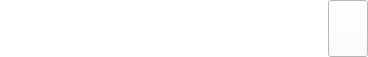
<?xml version="1.0" encoding="UTF-8"?>
<ui version="4.0">
 <class>fileForm</class>
 <widget class="QWidget" name="fileForm">
  <property name="geometry">
   <rect>
    <x>0</x>
    <y>0</y>
    <width>368</width>
    <height>57</height>
   </rect>
  </property>
  <property name="windowTitle">
   <string>Form</string>
  </property>
  <property name="styleSheet">
   <string notr="true">background-color: rgb(255, 255, 255);</string>
  </property>
  <layout class="QHBoxLayout" name="horizontalLayout" stretch="10,75,6">
   <property name="spacing">
    <number>0</number>
   </property>
   <property name="leftMargin">
    <number>0</number>
   </property>
   <property name="topMargin">
    <number>0</number>
   </property>
   <property name="rightMargin">
    <number>0</number>
   </property>
   <property name="bottomMargin">
    <number>0</number>
   </property>
   <item>
    <widget class="QLabel" name="label_icon">
     <property name="text">
      <string/>
     </property>
    </widget>
   </item>
   <item>
    <widget class="QWidget" name="widget_fileInfo" native="true">
     <layout class="QVBoxLayout" name="verticalLayout" stretch="2,1">
      <property name="spacing">
       <number>0</number>
      </property>
      <property name="leftMargin">
       <number>0</number>
      </property>
      <property name="topMargin">
       <number>0</number>
      </property>
      <property name="rightMargin">
       <number>0</number>
      </property>
      <property name="bottomMargin">
       <number>0</number>
      </property>
      <item>
       <widget class="QLabel" name="label_fileName">
        <property name="text">
         <string/>
        </property>
       </widget>
      </item>
      <item>
       <widget class="QLabel" name="label_fileSize">
        <property name="text">
         <string/>
        </property>
       </widget>
      </item>
     </layout>
    </widget>
   </item>
   <item>
    <widget class="QPushButton" name="pushButton_cancel">
     <property name="sizePolicy">
      <sizepolicy hsizetype="Minimum" vsizetype="Preferred">
       <horstretch>0</horstretch>
       <verstretch>0</verstretch>
      </sizepolicy>
     </property>
     <property name="focusPolicy">
      <enum>Qt::StrongFocus</enum>
     </property>
     <property name="styleSheet">
      <string notr="true"/>
     </property>
     <property name="text">
      <string/>
     </property>
    </widget>
   </item>
  </layout>
 </widget>
 <resources/>
 <connections/>
</ui>
